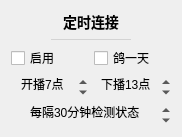
           <widget class="QWidget" name="timerConnectSettingsCard" native="true">
            <property name="geometry">
             <rect>
              <x>370</x>
              <y>340</y>
              <width>181</width>
              <height>121</height>
             </rect>
            </property>
            <property name="styleSheet">
             <string notr="true">#timerConnectSettingsCard
{
	background: #f7f7ff;
	border: none;
	border-radius: 5px;
}</string>
            </property>
            <layout class="QVBoxLayout" name="verticalLayout_38">
             <item>
              <widget class="QLabel" name="label_25">
               <property name="sizePolicy">
                <sizepolicy hsizetype="Preferred" vsizetype="Fixed">
                 <horstretch>0</horstretch>
                 <verstretch>0</verstretch>
                </sizepolicy>
               </property>
               <property name="styleSheet">
                <string notr="true">font-size: 14px;
font-weight: 500;</string>
               </property>
               <property name="text">
                <string>定时连接</string>
               </property>
               <property name="alignment">
                <set>Qt::AlignCenter</set>
               </property>
              </widget>
             </item>
             <item>
              <widget class="QWidget" name="widget_20" native="true">
               <property name="minimumSize">
                <size>
                 <width>0</width>
                 <height>1</height>
                </size>
               </property>
               <property name="maximumSize">
                <size>
                 <width>16777215</width>
                 <height>1</height>
                </size>
               </property>
               <property name="styleSheet">
                <string notr="true">background: lightgray;
margin: 40px;</string>
               </property>
              </widget>
             </item>
             <item>
              <layout class="QHBoxLayout" name="horizontalLayout_12">
               <item>
                <widget class="QCheckBox" name="timerConnectServerCheck">
                 <property name="cursor">
                  <cursorShape>PointingHandCursor</cursorShape>
                 </property>
                 <property name="toolTip">
                  <string>&lt;html&gt;&lt;head/&gt;&lt;body&gt;&lt;p&gt;适用于长期挂在服务器上，在开播前连接B站服务器，下播后暂停&lt;/p&gt;&lt;p&gt;注：长期连接直播间很容易被冻结&lt;/p&gt;&lt;/body&gt;&lt;/html&gt;</string>
                 </property>
                 <property name="text">
                  <string>启用</string>
                 </property>
                </widget>
               </item>
               <item>
                <widget class="QCheckBox" name="doveCheck">
                 <property name="cursor">
                  <cursorShape>PointingHandCursor</cursorShape>
                 </property>
                 <property name="toolTip">
                  <string>&lt;html&gt;&lt;head/&gt;&lt;body&gt;&lt;p&gt;适用于挂在服务器上临时开启&lt;/p&gt;&lt;p&gt;主播放鸽子了，今天不开播&lt;/p&gt;&lt;p&gt;等到开播时间不连接服务器&lt;/p&gt;&lt;p&gt;下一次下播时间或重启后自动关闭&lt;/p&gt;&lt;p&gt;&lt;br/&gt;&lt;/p&gt;&lt;/body&gt;&lt;/html&gt;</string>
                 </property>
                 <property name="text">
                  <string>鸽一天</string>
                 </property>
                </widget>
               </item>
              </layout>
             </item>
             <item>
              <layout class="QHBoxLayout" name="horizontalLayout_11">
               <item>
                <widget class="QSpinBox" name="startLiveHourSpin">
                 <property name="contextMenuPolicy">
                  <enum>Qt::NoContextMenu</enum>
                 </property>
                 <property name="toolTip">
                  <string>&lt;html&gt;&lt;head/&gt;&lt;body&gt;&lt;p&gt;最早的开播时间&lt;/p&gt;&lt;p&gt;将在开播前半小时内预先连接B站弹幕服务器&lt;/p&gt;&lt;/body&gt;&lt;/html&gt;</string>
                 </property>
                 <property name="styleSheet">
                  <string notr="true">QAbstractSpinBox
{
	background: transparent;
}</string>
                 </property>
                 <property name="frame">
                  <bool>false</bool>
                 </property>
                 <property name="alignment">
                  <set>Qt::AlignCenter</set>
                 </property>
                 <property name="suffix">
                  <string>点</string>
                 </property>
                 <property name="prefix">
                  <string>开播</string>
                 </property>
                 <property name="maximum">
                  <number>23</number>
                 </property>
                 <property name="value">
                  <number>7</number>
                 </property>
                </widget>
               </item>
               <item>
                <widget class="QSpinBox" name="endLiveHourSpin">
                 <property name="contextMenuPolicy">
                  <enum>Qt::NoContextMenu</enum>
                 </property>
                 <property name="toolTip">
                  <string>&lt;html&gt;&lt;head/&gt;&lt;body&gt;&lt;p&gt;最早下播时间&lt;/p&gt;&lt;p&gt;下播后自动断开与服务器的连接，直到下次开播前&lt;/p&gt;&lt;/body&gt;&lt;/html&gt;</string>
                 </property>
                 <property name="styleSheet">
                  <string notr="true">QAbstractSpinBox
{
	background: transparent;
}</string>
                 </property>
                 <property name="frame">
                  <bool>false</bool>
                 </property>
                 <property name="alignment">
                  <set>Qt::AlignCenter</set>
                 </property>
                 <property name="suffix">
                  <string>点</string>
                 </property>
                 <property name="prefix">
                  <string>下播</string>
                 </property>
                 <property name="maximum">
                  <number>23</number>
                 </property>
                 <property name="value">
                  <number>13</number>
                 </property>
                </widget>
               </item>
              </layout>
             </item>
             <item>
              <widget class="QSpinBox" name="timerConnectIntervalSpin">
               <property name="contextMenuPolicy">
                <enum>Qt::NoContextMenu</enum>
               </property>
               <property name="toolTip">
                <string>每隔多少分钟检测一次直播状态</string>
               </property>
               <property name="styleSheet">
                <string notr="true">QAbstractSpinBox
{
	background: transparent;
}</string>
               </property>
               <property name="frame">
                <bool>false</bool>
               </property>
               <property name="alignment">
                <set>Qt::AlignCenter</set>
               </property>
               <property name="suffix">
                <string>分钟检测状态</string>
               </property>
               <property name="prefix">
                <string>每隔</string>
               </property>
               <property name="minimum">
                <number>1</number>
               </property>
               <property name="maximum">
                <number>90</number>
               </property>
               <property name="singleStep">
                <number>10</number>
               </property>
               <property name="value">
                <number>30</number>
               </property>
              </widget>
             </item>
            </layout>
           </widget>
